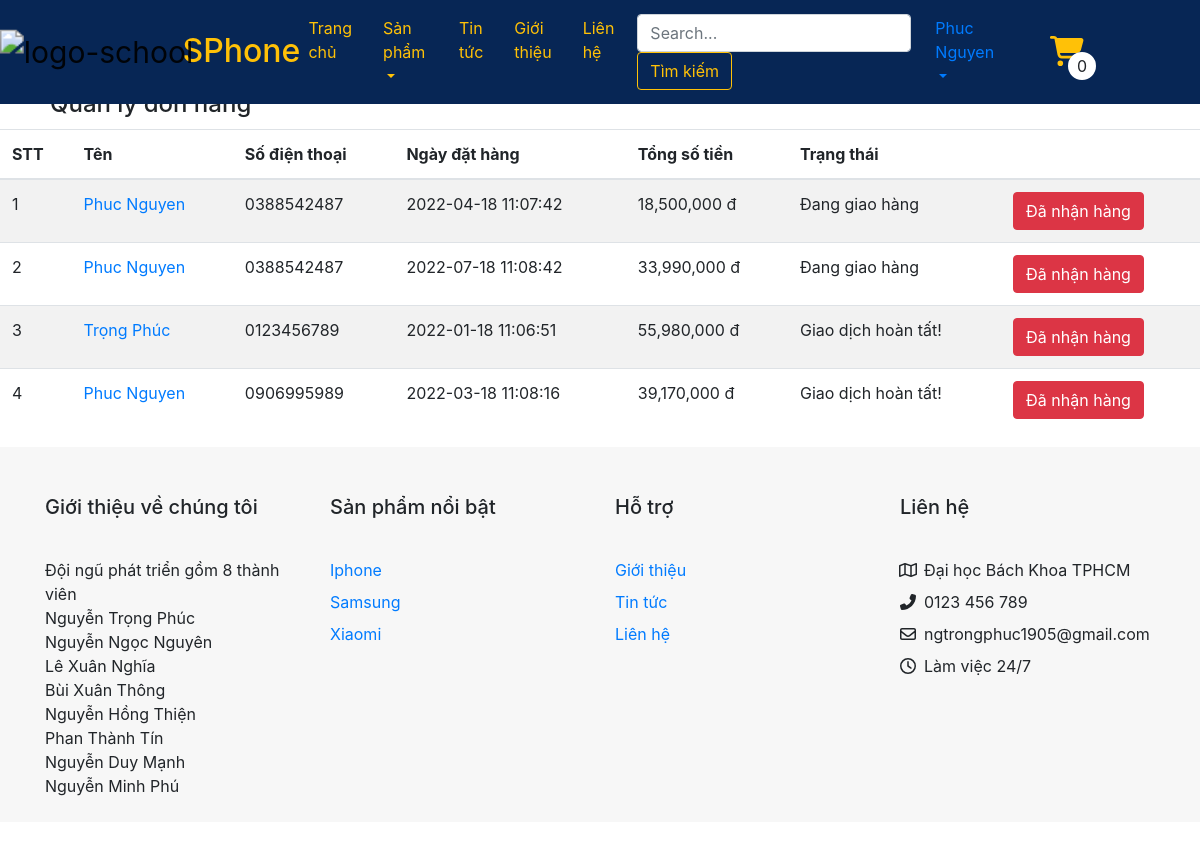
/Home/quanlydonhang/50 (signed in), run on an earlier commit of the app's database.
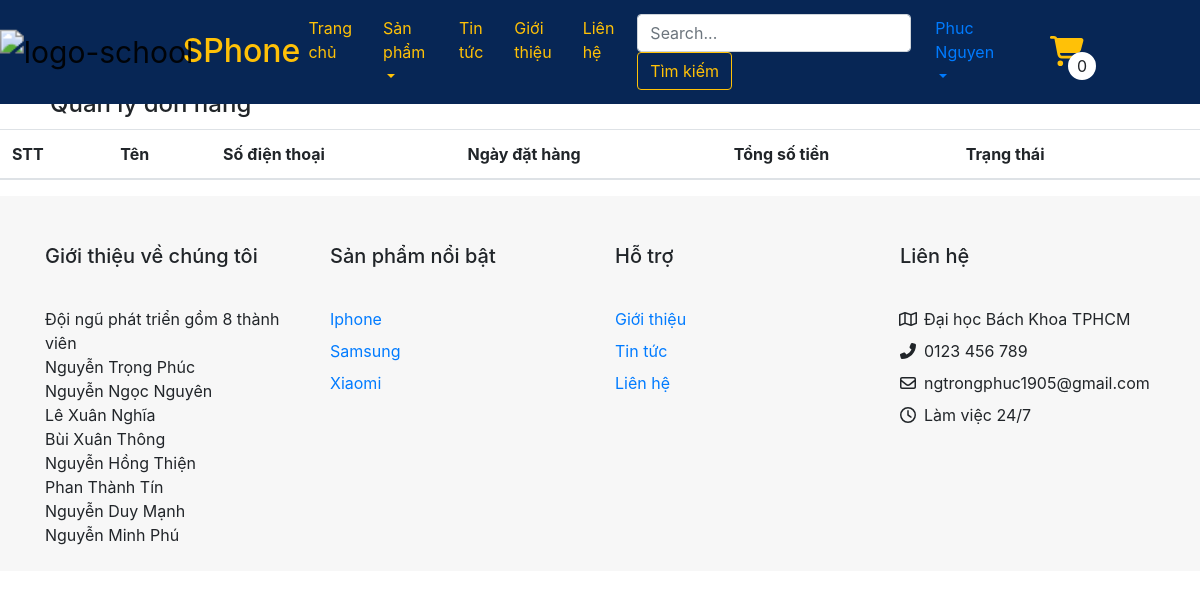
And on a later commit of the database.
### tables this page shows
CREATE TABLE `orders` (
  `id` int(11) NOT NULL,
  `fullname` varchar(100) NOT NULL,
  `email` varchar(100) NOT NULL,
  `phone` varchar(20) NOT NULL,
  `user_id` int(11) NOT NULL,
  `status` int(11) NOT NULL DEFAULT 0,
  `deleted` int(11) NOT NULL DEFAULT 0,
  `address` varchar(100) NOT NULL,
  `created_at` datetime DEFAULT NULL,
  `total_money` int(11) NOT NULL
);

### mvc/core/Controller.php (called while the page is built, shortened)
<?php
class Controller{
    public function view($view, $data=[]){
        require_once "mvc/views/". $view .".php";
    }
}
?>

### mvc/controllers/Home.php (called while the page is built, shortened)
<?php
class Home extends Controller
{
    public $categoryModel, $productMode, $allCategory;
    public function __construct()
    {
        $this->categoryModel = $this->model("CategoryModel");
        $this->allCategory = $this->categoryModel->getCategory();
    }
    public function quanlydonhang($user_id)
    {
        $orderSuccessModel = $this->model("OrderModel");
        $orderItem = $orderSuccessModel->getorders($user_id);
        $this->view("home", [
            "render" => "quanlydonhang",
            "allCategory" => $this->allCategory,
            "orderItem" => $orderItem
        ]);
    }
}

### mvc/core/App.php (called while the page is built, shortened)
<?php
class App
{
    protected $action = "GetPage";
    function __construct()
    {
        $arr = $this->UrlProcess();
        if (file_exists("./mvc/controllers/" . $arr[0] . ".php")) {
            unset($arr[0]);
        }
        $this->controller = new $this->controller;
        if (isset($arr[1])) {
            if (method_exists($this->controller, $arr[1])) {
                $this->action = $arr[1];
            }
            unset($arr[1]);
        }
        $this->params = $arr ? array_values($arr) : [];
        call_user_func_array([$this->controller, $this->action], $this->params);
    }
    function UrlProcess()
    {
        if (isset($_GET["url"])) {
            return explode("/", filter_var(trim($_GET["url"], "/")));
        }
    }
}

### index.php (called while the page is built, shortened)
<?php
$myApp = new App();
?>

### mvc/core/DB.php (called while the page is built, shortened)
<?php
class DB
{
    function executeResult($sql, $isSingle = false)
    {
        $data = null;
        $conn = mysqli_connect(HOST, USERNAME, PASSWORD, DATABASE);
        mysqli_set_charset($conn, 'utf8');
        $resultset = mysqli_query($conn, $sql);
        if ($resultset) {
            if ($isSingle) {
                $data = mysqli_fetch_array($resultset, 1);
            } else {
                $data = [];
                while (($row = mysqli_fetch_array($resultset, 1)) != null) {
                    $data[] = $row;
                }
            }
        }
        return $data;
    }
}

### mvc/models/OrderModel.php (called while the page is built, shortened)
<?php
require_once "mvc/utility/utility.php";
class OrderModel extends DB
{
    public function getorders($id)
    {
        $sql = "SELECT orders.created_at, orders.total_money, orders.status, orders.phone, orders.fullname,orders.id
                FROM orders
                WHERE orders.user_id=$id
                order by orders.status ASC ";
        $orderItem = $this->executeResult($sql);
        return $orderItem;
    }
}

### mvc/utility/utility.php (called while the page is built, shortened)
<?php
function getUserToken($noSession=0) {
	if(isset($_SESSION['user']) && $noSession==0) {
		return $_SESSION['user'];
	}
	return null;
}

### mvc/views/components/quanlydonhang.php (the view)
<h4 style="margin:70px 0 10px 50px ">Quản lý đơn hàng</h4>
<table class="table table-striped">
  <thead>
    <tr>
      <th scope="col">STT</th>
      <th scope="col">Tên</th>
      <th scope="col">Số điện thoại</th>
      <th scope="col">Ngày đặt hàng</th>
      <th scope="col">Tổng số tiền</th>
      <th scope="col">Trạng thái</th>
      <th scope="col"></th>
    </tr>
  </thead>
  <tbody>
    <?php
    $countOrderItem = count($data["orderItem"]);
    for ($i = 0; $i < $countOrderItem; $i++) {
      echo '<tr>
        <td>' . ($i + 1) . '</td>
        <td><a href="http://localhost/SPhone/Home/viewOrder/' . $data["orderItem"][$i]["id"] . '">' . $data["orderItem"][$i]["fullname"] . '</a></td>
        <td>' . $data["orderItem"][$i]["phone"] . '</td>
        <td>' . $data["orderItem"][$i]["created_at"] . '</td>
        <td>' . number_format($data["orderItem"][$i]["total_money"]) . ' đ</td>
        <td>';
      if ($data["orderItem"][$i]["status"] == 0)
        echo 'Chờ duyệt';
      else if ($data["orderItem"][$i]["status"] == 1) echo "Đang giao hàng";
      else if ($data["orderItem"][$i]["status"] == 4) echo "Đã thanh toán";
      else echo "Giao dịch hoàn tất!";
      echo '</td>';
      if ($data["orderItem"][$i]["status"] != 3)
        echo '<td><a href="http://localhost/SPhone/Home/confirmOrder/' . $data["orderItem"][$i]["id"] . '/' . $user["id"] . '"><button class="btn btn-danger">Đã nhận hàng</button><a/></td>
      </tr>';
    }
    ?>
  </tbody>
</table>

What changed in the data, as far as the page shows it:
removed orders: fullname "Phuc Nguyen", phone "0388542487", created_at "2022-04-18 11:07:42", total_money "18,500,000", status "Đang giao hàng"
removed orders: fullname "Phuc Nguyen", phone "0388542487", created_at "2022-07-18 11:08:42", total_money "33,990,000", status "Đang giao hàng"
removed orders: fullname "Trọng Phúc", phone "0123456789", created_at "2022-01-18 11:06:51", total_money "55,980,000", status "Giao dịch hoàn tất!"
removed orders: fullname "Phuc Nguyen", phone "0906995989", created_at "2022-03-18 11:08:16", total_money "39,170,000", status "Giao dịch hoàn tất!"
